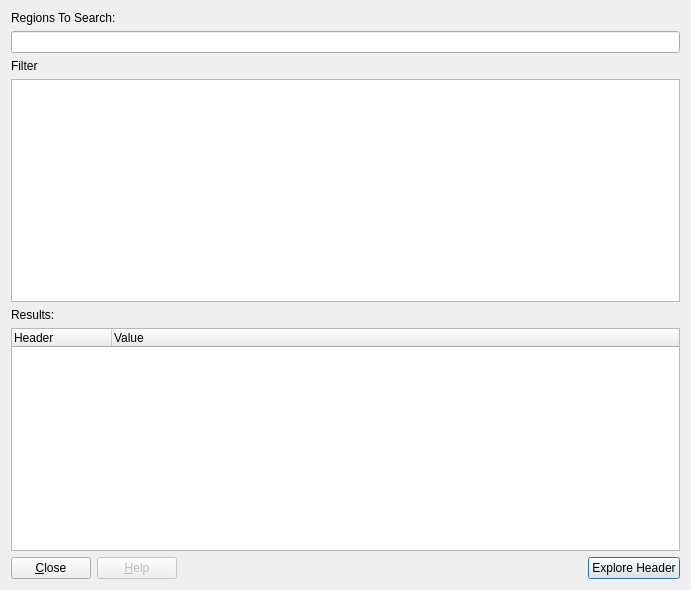
<?xml version="1.0" encoding="UTF-8"?>
<ui version="4.0">
 <author>Evan Teran</author>
 <class>BinaryInfo::DialogHeader</class>
 <widget class="QDialog" name="DialogHeader">
  <property name="geometry">
   <rect>
    <x>0</x>
    <y>0</y>
    <width>691</width>
    <height>590</height>
   </rect>
  </property>
  <property name="windowTitle">
   <string>Header Explorer</string>
  </property>
  <layout class="QVBoxLayout" name="verticalLayout">
   <item>
    <widget class="QLabel" name="label">
     <property name="text">
      <string>Regions To Search:</string>
     </property>
    </widget>
   </item>
   <item>
    <widget class="QLineEdit" name="txtSearch"/>
   </item>
   <item>
    <widget class="QLabel" name="label_3">
     <property name="text">
      <string>Filter</string>
     </property>
    </widget>
   </item>
   <item>
    <widget class="QTableView" name="tableView">
     <property name="font">
      <font>
       <family>Monospace</family>
      </font>
     </property>
     <property name="editTriggers">
      <set>QAbstractItemView::NoEditTriggers</set>
     </property>
     <property name="alternatingRowColors">
      <bool>true</bool>
     </property>
     <property name="selectionMode">
      <enum>QAbstractItemView::SingleSelection</enum>
     </property>
     <property name="selectionBehavior">
      <enum>QAbstractItemView::SelectRows</enum>
     </property>
     <property name="sortingEnabled">
      <bool>true</bool>
     </property>
     <attribute name="horizontalHeaderStretchLastSection">
      <bool>true</bool>
     </attribute>
    </widget>
   </item>
   <item>
    <widget class="QLabel" name="label_2">
     <property name="text">
      <string>Results:</string>
     </property>
    </widget>
   </item>
   <item>
    <widget class="QTreeWidget" name="treeWidget">
     <column>
      <property name="text">
       <string>Header</string>
      </property>
     </column>
     <column>
      <property name="text">
       <string>Value</string>
      </property>
     </column>
    </widget>
   </item>
   <item>
    <layout class="QHBoxLayout">
     <property name="spacing">
      <number>6</number>
     </property>
     <item>
      <widget class="QPushButton" name="btnClose">
       <property name="text">
        <string>&amp;Close</string>
       </property>
      </widget>
     </item>
     <item>
      <widget class="QPushButton" name="btnHelp">
       <property name="enabled">
        <bool>false</bool>
       </property>
       <property name="text">
        <string>&amp;Help</string>
       </property>
      </widget>
     </item>
     <item>
      <spacer>
       <property name="orientation">
        <enum>Qt::Horizontal</enum>
       </property>
       <property name="sizeHint" stdset="0">
        <size>
         <width>40</width>
         <height>20</height>
        </size>
       </property>
      </spacer>
     </item>
     <item>
      <widget class="QPushButton" name="btnExplore">
       <property name="text">
        <string>Explore Header</string>
       </property>
       <property name="default">
        <bool>true</bool>
       </property>
      </widget>
     </item>
    </layout>
   </item>
  </layout>
 </widget>
 <tabstops>
  <tabstop>txtSearch</tabstop>
  <tabstop>tableView</tabstop>
  <tabstop>btnClose</tabstop>
  <tabstop>btnHelp</tabstop>
  <tabstop>btnExplore</tabstop>
 </tabstops>
 <resources/>
 <connections>
  <connection>
   <sender>btnClose</sender>
   <signal>clicked()</signal>
   <receiver>DialogHeader</receiver>
   <slot>reject()</slot>
   <hints>
    <hint type="sourcelabel">
     <x>66</x>
     <y>422</y>
    </hint>
    <hint type="destinationlabel">
     <x>265</x>
     <y>468</y>
    </hint>
   </hints>
  </connection>
 </connections>
</ui>
